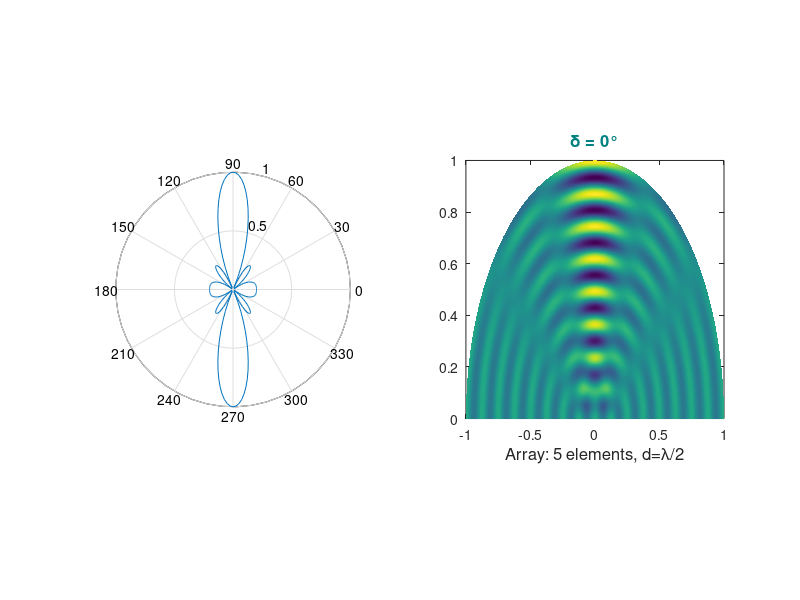
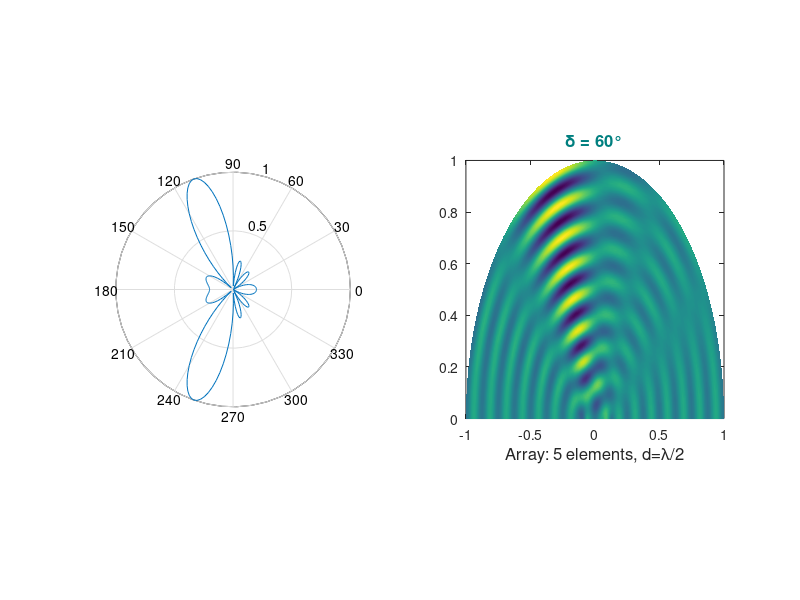
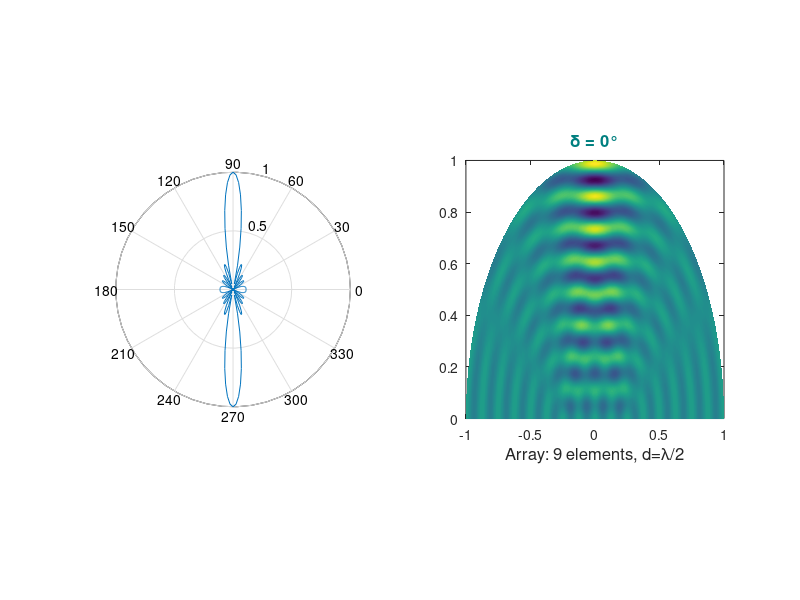
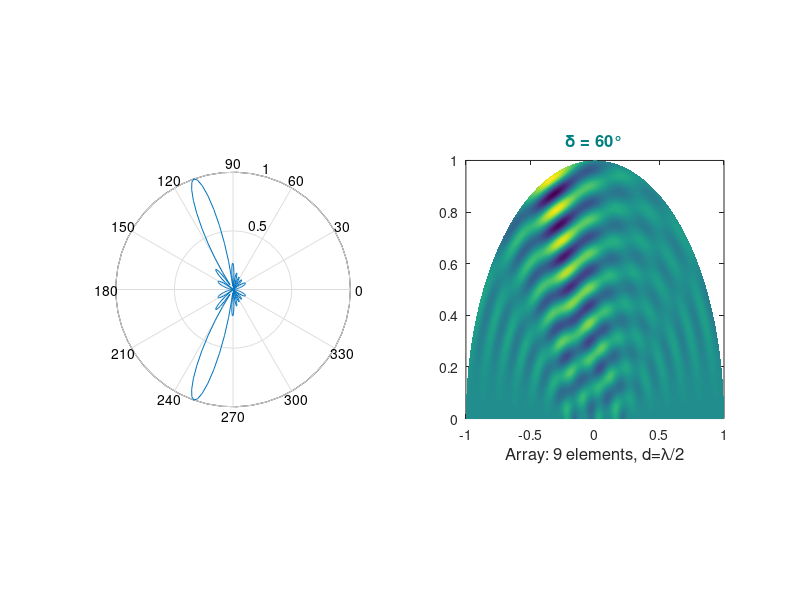

These charts were generated, in order, by the following MATLAB code:
clear all; clc;
%% Simulation parameters
freq = 1e9; % Hz
c = 3e8; % free space speed
lambda = c/freq;
T = 1/freq;
omega = 2*pi*freq;
k = 2*pi/lambda;
Ns = 30; % Number of samples per wavelength
ds = lambda/Ns; % Spatial Discretization
Nt = 35; % Number of time samples per period
dt = T/Nt; % Temporal discretization
t = 0:dt:(1*T); % Increase the number of periods here for longer simulations
R = (0*lambda):ds:(8*lambda);
Ntheta = 240; % Number of angular discretization
dtheta = 2*pi/Ntheta;
theta = 0:dtheta:(2*pi);


%% Generate Domain
x=R.'*cos(theta);
y=R.'*sin(theta);
%% Output properties
teal = [ 0 0.5 0.5]; % maps for unconventional coloring
origBrownColor=[114/256 70/256 43/256];
 
%% Question B - Analysis of linear arrays with 5 and 9 elements at two phase shift values -->%% Animate   
array_sizes = [5, 9];      % number of elements in each scenario
deltaAll   = [0, pi/3];    % 0° and 60° steering
d          = lambda/2;     % spacing = λ/2

for n = 1:length(array_sizes)
    az  = array_sizes(n);       % 5 or 9
    mid = (az-1)/2;             % center‐index for symmetric layout

    for ps = 1:length(deltaAll)
        delta = deltaAll(ps);   % current steering angle
        it    = 1;              % one time snapshot (t=0)

        % build element positions automatically
        x_elem = (-mid:mid)*d;  
        y_elem = zeros(1,az);

        % compute total field E
        E = zeros(length(R),length(theta));
        for e = 1:az
          rx = x_elem(e);
          ry = 0;
          for ix = 1:length(R)
            for iy = 1:length(theta)
              R_e = sqrt((x(ix,iy)-rx)^2 + (y(ix,iy)-ry)^2);
              E(ix,iy) = E(ix,iy) + ...
                cos(omega*t(it) - k*R_e + delta*(e-1-mid));
            end
          end
        end

        % === plot ===
        figure; set(gcf,'Color',[1 1 1]); Fs=10;

        % 1) Array factor (polar)
        subplot(1,2,1); set(gca,'FontSize',Fs);
        A  = ones(1,az);
        Fa = zeros(1,length(theta));
        for i = 0:az-1
          Fa = Fa + A(i+1)*exp(-1i*i*delta + 1i*k*(i*d-mid*d)*cos(theta));
        end
        polar(theta, -abs(Fa)/max(abs(Fa))); axis off;

        % 2) Spatial field distribution
        subplot(1,2,2);
        pcolor(x/max(x(:)), y/max(y(:)), E); shading interp;
        pbaspect([1 1 1]); ylim([0 1])

        % labels
        xlabel(sprintf('Array: %d elements, d=\\lambda/2',az),...
               'FontSize',Fs+2);
        title(sprintf('\\delta = %d°', round(delta*180/pi)),...
              'FontSize',Fs+2,'Color',teal);
    end
end
